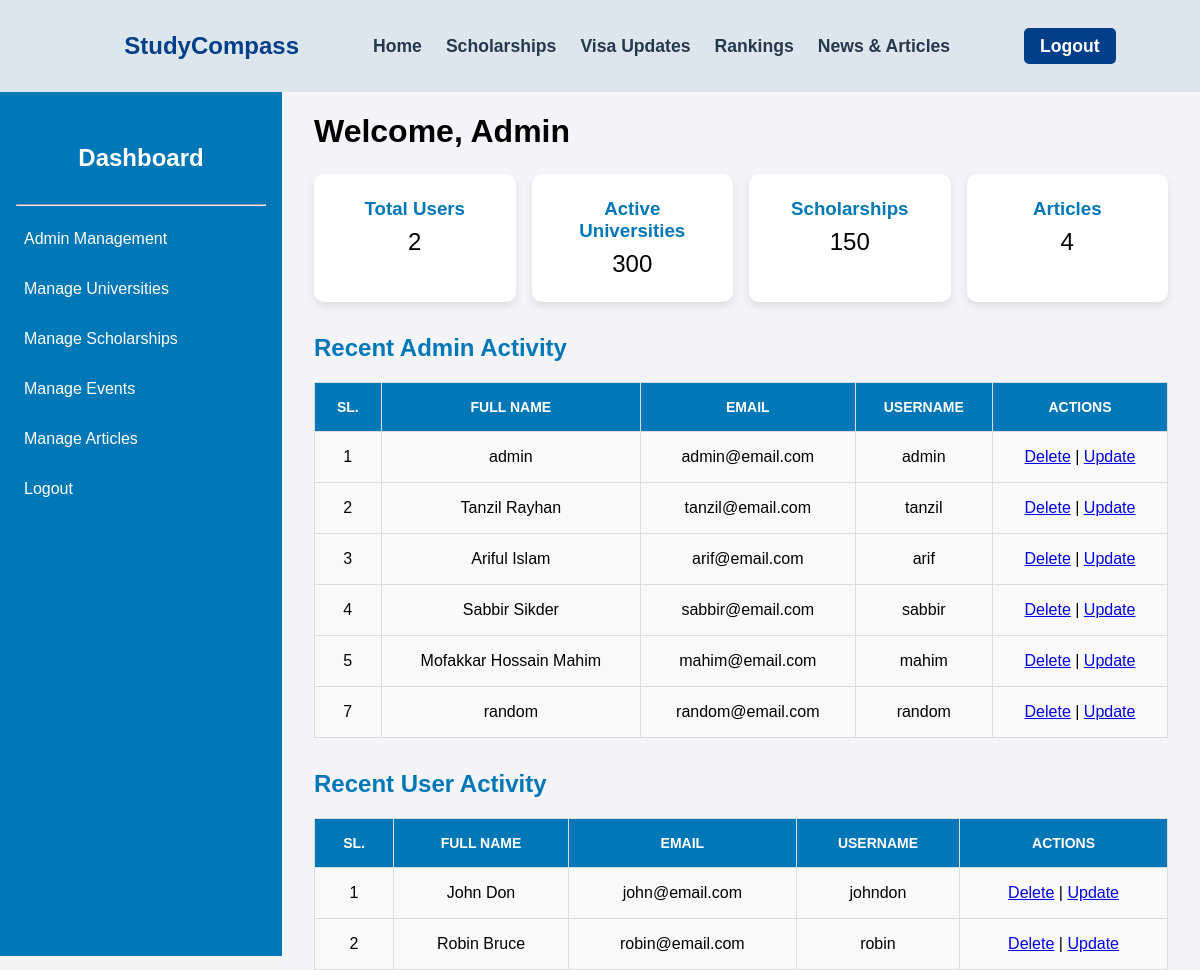
Page /view/adminDashboard.php (signed in) on the committed database.
### tables this page shows
CREATE TABLE `users` (
  `id` int(11) NOT NULL,
  `name` varchar(155) NOT NULL,
  `email` varchar(255) NOT NULL,
  `username` varchar(155) NOT NULL,
  `password` varchar(255) NOT NULL,
  `age` int(50) NOT NULL,
  `dob` varchar(50) NOT NULL,
  `gender` varchar(155) NOT NULL,
  `address` varchar(255) NOT NULL
);

### model/authModel.php (called while the page is built, shortened)
<?php
function getAllAdmin()
{
  $con = getConnection();
  $sql = "SELECT * FROM admins";
  $result = mysqli_query($con, $sql);
  $users = [];
  while ($row = mysqli_fetch_assoc($result)) {
    $users[] = $row;
  }
  return $users;
}
function getAllUser()
{
  $con = getConnection();
  $sql = "SELECT * FROM users";
  $result = mysqli_query($con, $sql);
  $users = [];
  while ($row = mysqli_fetch_assoc($result)) {
    $users[] = $row;
  }
  return $users;
}
function getTotalUsers() {
  $conn = getConnection();
  $sql = "SELECT COUNT(*) AS total FROM users";
  $result = mysqli_query($conn, $sql);
  $data = mysqli_fetch_assoc($result);
  return $data['total'];
}

### model/newsModel.php (called while the page is built, shortened)
<?php
function getAllNews()
{
    $con = getConnection();
    $sql = "SELECT * FROM news_articles";
    $result = mysqli_query($con, $sql);
    $users = [];
    while ($row = mysqli_fetch_assoc($result)) {
        $users[] = $row;
    }
    return $users;
}
function getTotalNews()
{
    $conn = getConnection();
    $sql = "SELECT COUNT(*) AS total FROM news_articles";
    $result = mysqli_query($conn, $sql);
    $data = mysqli_fetch_assoc($result);
    return $data['total'];
}

### view/adminDashboard.php (the view, shortened to what this page needs)
<?php
$username = $_SESSION['username'];
require_once('../model/authModel.php');
$totalUsers = getTotalUsers();
$admins = getAllAdmin($username);
$users = getAllUser($username);
require_once('../model/newsModel.php');
$totalNews = getTotalNews();
$articles = getAllNews();
?>
<!DOCTYPE html>
<html lang="en">
<head>
    <link rel="stylesheet" href="../assets/styles.css">
</head>
<body>
    <nav class="navbar">
        <div class="container">
            <ul class="nav-links">
                <li><a href="../view/home.php" id="logo">StudyCompass</a></li>
                <li><a href="../view/home.php">Home</a></li>
                <li><a href="#">Scholarships</a></li>
                <li><a href="#">Visa Updates</a></li>
                <li><a href="#">Rankings</a></li>
                <li><a href="../view/newsArticles.php">News & Articles</a></li>
                <li><a href="../controller/logout.php" id="btnLogin">Logout</a></li>
            </ul>
        </div>
    </nav>
    <div class="admin-container">
        <aside class="sidebar">
            <h2>Dashboard</h2>
            <hr>
            <nav>
                <ul>
                    <li><a href="../view/adminRegister.php">Admin Management</a></li>
                    <li><a href="#">Manage Universities</a></li>
                    <li><a href="#">Manage Scholarships</a></li>
                    <li><a href="#">Manage Events</a></li>
                    <li><a href="../view/newsAdmin.php">Manage Articles</a></li>
                    <li><a href="../controller/logout.php">Logout</a></li>
                </ul>
            </nav>
        </aside>
        <main class="content">
            <h1>Welcome, Admin</h1>
            <section class="overview">
                <div class="card">
                    <h3>Total Users</h3>
                    <p><?= number_format($totalUsers) ?></p>
                </div>
                <div class="card">
                    <h3>Active Universities</h3>
                    <p>300</p>
                </div>
                <div class="card">
                    <h3>Scholarships</h3>
                    <p>150</p>
                </div>
                <div class="card">
                    <h3>Articles</h3>
                    <p><?= number_format($totalNews) ?></p>
                </div>
            </section>
            <section class="user-management">
                <h2>Recent Admin Activity</h2>
                <table>
                    <thead>
                        <tr>
                            <th>SL.</th>
                            <th>Full Name</th>
                            <th>Email</th>
                            <th>Username</th>
                            <th>Actions</th>
                        </tr>
                    </thead>
                    <tbody>
                        <?php foreach ($admins as $admin) { ?>
                            <tr>
                                <td><?= $admin['id'] ?></td>
                                <td><?= $admin['name'] ?></td>
                                <td><?= $admin['email'] ?></td>
                                <td><?= $admin['username'] ?></td>
                                <td>
                                    <a href="../controller/deleteAdmin.php?id=<?= $admin['id'] ?>">Delete</a> |
                                    <a href="../controller/editAdmin.php?id=<?= $admin['id'] ?>">Update</a>
                                </td>
                            </tr>
                        <?php } ?>
                    </tbody>
                </table>
            </section>
            <section class="user-management">
                <h2>Recent User Activity</h2>
                <table>
                    <thead>
                        <tr>
                            <th>SL.</th>
                            <th>Full Name</th>
                            <th>Email</th>
                            <th>Username</th>
                            <th>Actions</th>
                        </tr>
                    </thead>
                    <tbody>
                        <?php foreach ($users as $user) { ?>
                            <tr>
                                <td><?= $user['id'] ?></td>
                                <td><?= $user['name'] ?></td>
                                <td><?= $user['email'] ?></td>
                                <td><?= $user['username'] ?></td>
                                <td>
                                    <a href="../controller/deleteUser.php?id=<?= $user['id'] ?>">Delete</a> |
                                    <a href="../controller/editUser.php?id=<?= $user['id'] ?>">Update</a>
                                </td>
                            </tr>
                        <?php } ?>
                    </tbody>
                </table>
            </section>
        </main>
    </div>
</body>
</html>

### assets/styles.css (style rules this page uses)
body { margin: 0; font-family: "Arial", sans-serif; background-color: #f4f4f4; }
.container { width: 100%; margin: 0 auto; max-width: fit-content; }
.navbar { background-color: #dde6ed; padding: 1rem 0; display: flex; justify-content: space-evenly; align-items: center; }
#logo { color: #023e8a; font-size: 1.5rem; font-weight: bold; text-decoration: none; padding-right: 50px; }
.nav-links { list-style: none; display: flex; gap: 1.5rem; align-items: center; }
.nav-links a { color: #27374d; text-decoration: none; font-size: 1.1rem; font-weight: 700; }
#btnLogin { margin-left: 50px; padding: 0.5rem 1rem; color: #fff; background-color: #023e8a; text-decoration: none; border-radius: 5px; transition: background-color 0.3s; }
.admin-container { display: flex; width: 100%; position: relative; }
.sidebar { width: 250px; background-color: #0077b6; color: white; padding: 2rem 1rem; position: sticky; top: 0; height: 100vh; }
.sidebar h2 { text-align: center; margin-bottom: 2rem; }
.sidebar nav ul { list-style: none; padding: 0; }
.sidebar nav ul li { margin: 1.5rem 0; }
.sidebar nav ul li a { color: white; text-decoration: none; display: block;; padding: 0.5rem; }
.content { flex: 1; padding: 2rem; background-color: #f4f4f9; }
.content h1 { margin-bottom: 1.5rem; }
.overview { display: flex; gap: 1rem; margin-bottom: 2rem; }
.card { background-color: white; padding: 1.5rem; border-radius: 10px; flex: 1; text-align: center; box-shadow: 0 4px 10px rgba(0, 0, 0, 0.1); }
.card h3 { margin: 0; color: #0077b6; }
.card p { font-size: 1.5rem; margin: 0.5rem 0 0; }
.user-management { margin-top: 2rem; }
.user-management table { width: 100%; border-collapse: collapse; }
.user-management th, .user-management td { padding: 1rem; border: 1px solid #ddd; text-align: center; }
.user-management th { background-color: #0077b6; color: white; }
.sidebar nav ul li { margin: 1rem 0; }
.sidebar nav ul li a { color: white; text-decoration: none; display: block; padding: 0.5rem; }
.content { flex: 1; padding: 0rem 2rem; background-color: #f4f4f9; }
section h2 { margin-top: 0; color: #0077b6; }
table { width: 100%; border-collapse: collapse; margin-top: 20px; }
th, td { padding: 15px; text-align: left; border: 2px solid #0077b6; }
th { background-color: #0077b6; color: #ffffff; text-transform: uppercase; font-size: 14px; border-bottom: 2px solid #ddd; }
td { background-color: #f9f9f9; }

### rows in the picture
users: id "1", name "John Don", email "john@email.com", username "johndon"
users: id "2", name "Robin Bruce", email "robin@email.com", username "robin"

### other values in the picture
$totalUsers "2"
$totalNews "4"
$admin['id'] "1"
$admin['name'] "admin"
$admin['email'] "admin@email.com"
$admin['username'] "admin"
$admin['id'] "2"
$admin['name'] "Tanzil Rayhan"
$admin['email'] "tanzil@email.com"
$admin['username'] "tanzil"
$admin['id'] "3"
$admin['name'] "Ariful Islam"
$admin['email'] "arif@email.com"
$admin['username'] "arif"
$admin['id'] "4"
